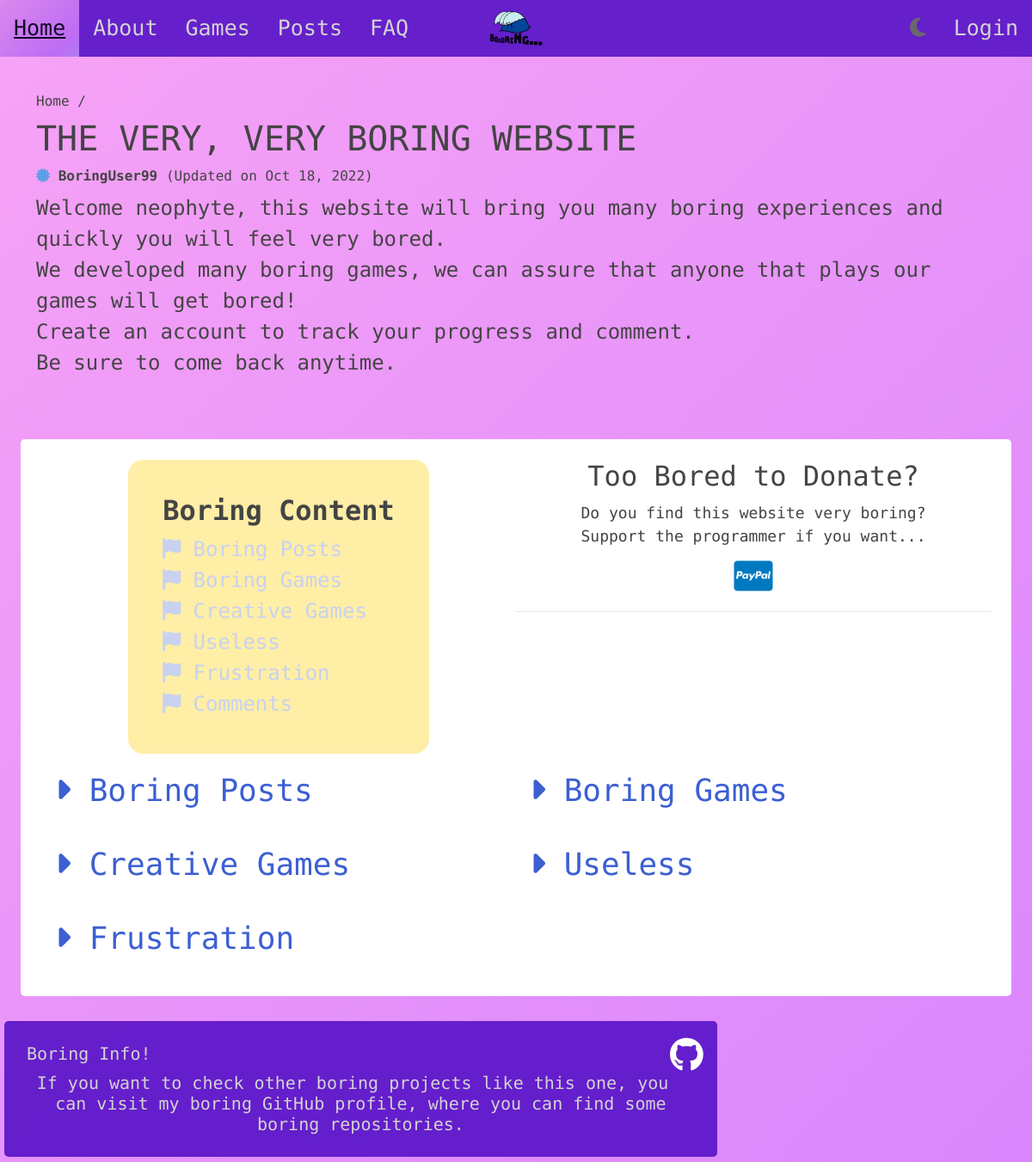
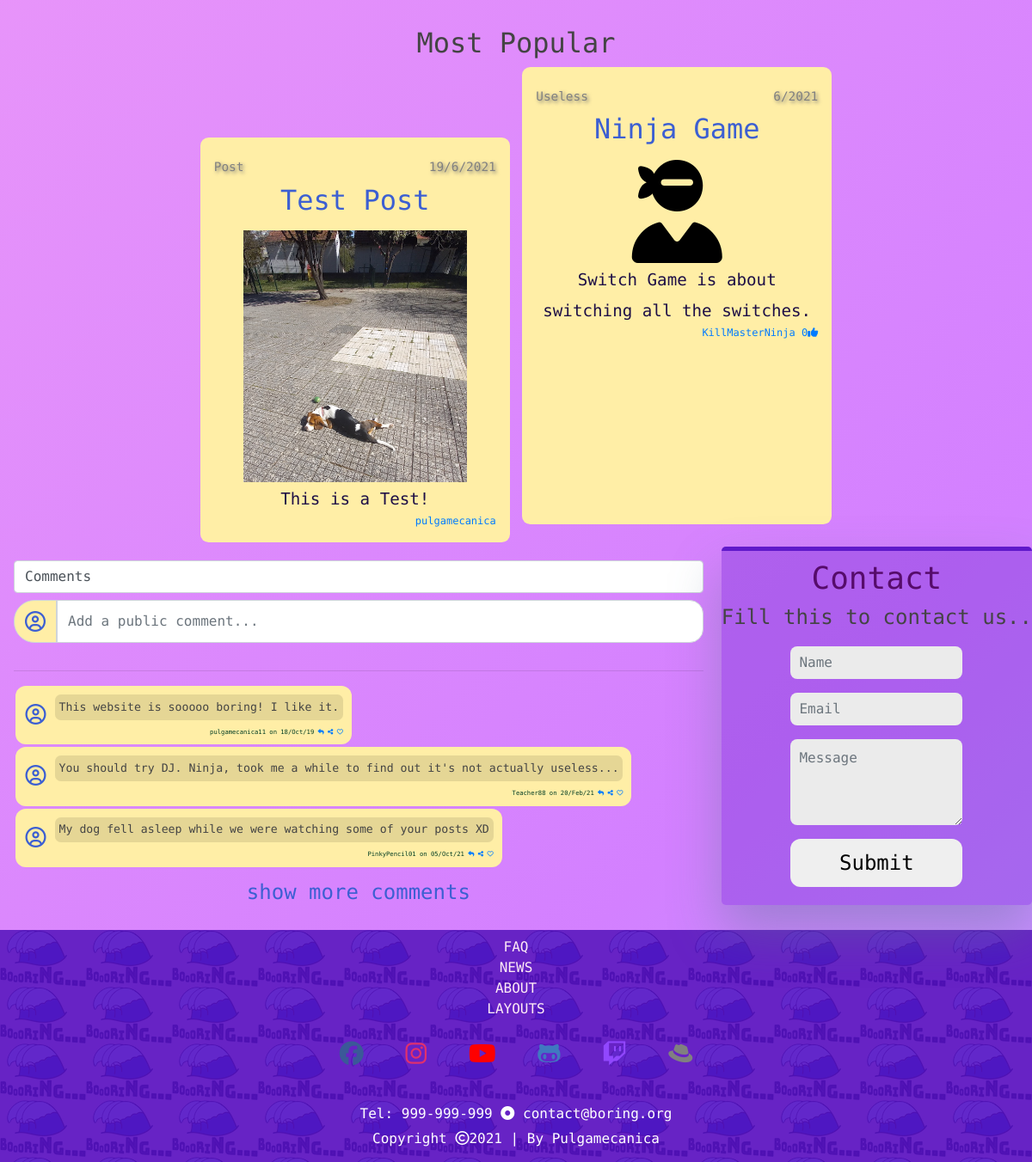
The page / on the database its author committed (2 pictures, top to bottom).
### boring/models.py (models this page shows, shortened)
class Post(models.Model):
    title = models.CharField(max_length = 30)
    description = models.TextField(max_length = 150)
    views = models.IntegerField(default = 0)
    likes = models.IntegerField(default = 0)
    active = models.BooleanField(default=False)
    created_at = models.DateTimeField(auto_now_add=True)
    short_description = models.CharField(max_length = 15, default='Details')
    user = models.ForeignKey(BoringUser, on_delete=models.CASCADE, related_name="posts")

class BoringUser(models.Model):
    user = models.OneToOneField(User, on_delete=models.CASCADE)
    boring_coins = models.IntegerField(default=100)
    boring_diamonds = models.IntegerField(default=10)
    bio = models.TextField(blank=True)
    level = models.IntegerField(default=0)

class Game(models.Model):
    class GameCategory(models.IntegerChoices):
        USELESS = 0
        CREATIVE = 1
        BORING = 2
        FRUSTRATION = 3
    name = models.CharField(max_length = 30)
    description = models.CharField(max_length = 150)
    iconClass1 = models.CharField(max_length = 5, blank=True, default='')
    iconClass2 = models.CharField(max_length = 15, blank=True, default='')
    function = models.CharField(max_length = 50, default='')
    hint_text = models.CharField(max_length = 200, blank=True, default='')
    points_per_win = models.IntegerField(default = 10)
    likes = models.IntegerField(default = 0)
    active = models.BooleanField(default=False)
    created_at = models.DateTimeField(auto_now_add=True)
    category = models.IntegerField(choices=GameCategory.choices, default=False)
    user = models.ForeignKey(BoringUser, on_delete=models.CASCADE, related_name="games")

### boring_website/views.py (the view)
# urls.py: path('', views.home_page_view, name='home'),
def home_page_view(request):
    recent_posts = [post for index, post in enumerate(Post.objects.all().filter(active=True)) if index < 2]
    game = None if len(Game.objects.all()) == 0 else Game.objects.all().order_by('likes')[0]
    post = None if len(Post.objects.all()) == 0 else Post.objects.all().order_by('likes')[0]
    context = {'post': post, 'game': game, 'posts': recent_posts, 'uselessGames': Game.objects.all().filter(category=0)[:2], 'creativeGames': Game.objects.all().filter(category=1)[:2], 'boringGames': Game.objects.all().filter(category=2)[:2], 'frustrationGames': Game.objects.all().filter(category=3)[:2]}
    return render(request, 'boring_website/home.html', context)

### boring_website/templates/boring_website/home.html (shortened to what this page needs)
{% extends 'boring_website/base.html' %}
{% block main %}
<div class="main-wrapper" id="home-active">
    <div class="box intro-box">
        <h6 class="breadcrums">Home / </h6>
        <h1 class="title">THE VERY, VERY BORING WEBSITE</h1>
        <h6><i class="fas fa-certificate"></i><b> BoringUser99</b> (Updated on Oct 18, 2022)</h6>
        <p>Welcome neophyte, this website will bring you many boring experiences and quickly you will feel very bored.<br>
        We developed many boring games, we can assure that anyone that plays our games will get bored!<br>
        Create an account to track your progress and comment.<br>
        Be sure to come back anytime.</p>
    </div>
    <div class="box content-wrapper">
        <div class="box contents-box">
            <div class="contents-container">
                <h2><b>Boring Content</b></h2>
                    <a onclick="collapse('boring-posts')" href="#boring-posts-anchor"><i class="fas fa-flag"></i> Boring Posts</a>
                    <a onclick="collapse('boring-games')" href="#boring-games-anchor"><i class="fas fa-flag"></i> Boring Games</a>
                    <a onclick="collapse('creative-games')" href="#creative-games-anchor"><i class="fas fa-flag"></i> Creative Games</a>
                    <a onclick="collapse('useless-box')" href="#useless-anchor"><i class="fas fa-flag"></i> Useless</a></li>
                    <a onclick="collapse('frustration')" type href="#frustration-anchor"><i class="fas fa-flag"></i> Frustration</a>
                    <a href="#comments-anchor"><i class="fas fa-flag"></i> Comments</a>
            </div>
        </div>
        <div class="box donation-box">
            <h2>Too Bored to Donate?</h2>
            <p>Do you find this website very boring?<br>Support the programmer if you want...</p>
            <h1><a href="https://streamlabs.com/pulgamecanica/tip"><i class="fab fa-cc-paypal"></i></a></h1>
            <hr>
        </div>
        <div class="box boring-posts-box" id="boring-posts-anchor">
		  	<button onclick="collapse('boring-posts')" type="button" class="collapsible collapsible-boring-posts"><i class="fas fa-caret-right"></i> Boring Posts</button>
        </div>
        <div class="box boring-games-box" id="boring-games-anchor">
		  	<button onclick="collapse('boring-games')" type="button" class="collapsible collapsible-boring-games"><i class="fas fa-caret-right"></i> Boring Games</button>
        </div>
        <div class="box creative-games-box" id="creative-games-anchor">
		  	<button onclick="collapse('creative-games')" type="button" class="collapsible collapsible-creative-games"><i class="fas fa-caret-right"></i> Creative Games</button>
        </div>
        <div class="box useless-box" id="useless-anchor">
		  	<button onclick="collapse('useless-box')" type="button" class="collapsible collapsible-useless-box"><i class="fas fa-caret-right"></i> Useless</button>
        </div>
        <div class="box frustration-box" id="frustration-anchor">
		  	<button onclick="collapse('frustration')" type="button" class="collapsible collapsible-frustration"><i class="fas fa-caret-right"></i> Frustration</button>
        </div>
    </div>
    <div class="box author-box">
        <h1><a href="#"><i class="fab fa-github"></i></a></h1>
        <span><h5>Boring Info!<h5><p>If you want to check other boring projects like this one, you can visit my boring GitHub profile, where you can find some boring repositories.</p></span>
	</div>
    <div class="box compilation-box">
        <div class="compilation-container">
            <h2>Most Popular</h2>
            {% if post is not None %}
                <a href="{% url 'boring_website:posts' %}">
                    <section class="compilation-post">
                        <header>Post<span class="element-date">{{ post.created_at.day }}/{{ post.created_at.month }}/{{ post.created_at.year }}</span></header>
                        <h2>{{ post.title }}</h2>
                        {% load static %}
                        <img src="{% static 'boring_website/images/doggoPost.png' %}" alt="dog beagle">
                        <content>
                            {{ post.description }}
                        </content>
                        <footer> {{ post.user.user.username }} </footer>
                    </section>
                </a>
            {% endif %}
            {% if game is not None %}
                <section class="compilation-game">
                    <div class="flip-card">
                        <div class="flip-card-inner">
                            <div class="flip-card-front">
                                <a href="{% url 'boring_website:games' %}">
                                    <header>Useless<span class="element-date">{{ game.created_at.month }}/{{ game.created_at.year }}</span></header>
                                    <h2>{{ game.name }}</h2>
                                    <i class="fas fa-user-ninja game-logo"></i>
                                    <content>
                                        {{ game.description }}
                                    </content>
                                    <footer>KillMasterNinja {{ game.likes }}<i class="fas fa-thumbs-up"></i> </footer>
                                </a>
                            </div>
                            <div class="flip-card-back">
                                <article>
                                    <figure>
                                        <div id="dj-ninja-game">
                                            <p id="ninja">{{ game.name }}</p>
                                            <i onclick="revealNinja()" class="fas fa-user-ninja fa-rotate-90"></i>
                                        </div>
                                        <figcaption>Can you find DJ. Ninja?</figcaption>
                                        <details>
                                        </details>
                                    </figure>
                                </article>
                            </div>
                        </div>
                    </div>
                </section>
            {% endif %}
        </div>
    </div>
    <div class="box comments-box" id="comments-anchor">
        <div class="comment-wrapper">
            <h2><label for="comment">Comments</label></h2>
            <form>
                <div class="comment-container">
                    <div class="input-group">
                        <span class="input-group-text user-icon"><i class="far fa-user-circle"></i></span>
                        <input type="text" name="comment" id="comment" placeholder="Add a public comment...">
                    </div>
                </div>
            </form>
            <hr>
            <div class="comments-container">
                <div class="user-comment-icon"><i class="far fa-user-circle"></i></div>
                <p>This website is sooooo boring! I like it.</p>
                <h6>pulgamecanica11 on 18/Oct/19 <a href=""><i class="fas fa-reply"></i></a> <a href=""><i class="fas fa-share-alt"></i></a> <a href=""><i class="far fa-heart"></i></a></h6>
            </div>
            <div class="comments-container">
                <div class="user-comment-icon"><i class="far fa-user-circle"></i></div>
                <p>You should try DJ. Ninja, took me a while to find out it's not actually useless...</p>
                <h6>Teacher88 on 20/Feb/21 <a href=""><i class="fas fa-reply"></i></a> <a href=""><i class="fas fa-share-alt"></i></a> <a href=""><i class="far fa-heart"></i></a></h6>
            </div>
            <div class="comments-container">
                <div class="user-comment-icon"><i class="far fa-user-circle"></i></div>
                <p>My dog fell asleep while we were watching some of your posts XD</p>
                <h6>PinkyPencil01 on 05/Oct/21 <a href=""><i class="fas fa-reply"></i></a> <a href=""><i class="fas fa-share-alt"></i></a> <a href=""><i class="far fa-heart"></i></a></h6>
            </div>
            <p style="color: #3c5fd2;">show more comments</p>
        </div>
    </div>
    <div class="box contact-box">
        <div class="wrapper">
        <form method="GET" name="ContactRequest">
            <div class="page-title">Contact</div>
            <div>Fill this to contact us..</div>
            <input type="text" class="name formEntry" placeholder="Name" />
            <input type="text" class="email formEntry" placeholder="Email"/>
            <textarea class="message formEntry" placeholder="Message"></textarea>
            <button class="submit formEntry" onclick="thanks()">Submit</button>
        </form>
        </div>
    </div>
</div>
{% endblock %}

### boring_website/static/boring_website/css/base.css (style rules this page uses)
html { scroll-behavior: smooth; }
body { margin: 0; background: linear-gradient(-45deg, #17eb76, #0be683, #4fe3b9, #8cd5ff, #d380ff, #f7a3f6); background-size: 400% 400%; animation: gradient 10s ease infinite; font-family: 'Nova Mono', monospace; }

### rows shown on the page
Post: created_at.day "19", created_at.month "6", created_at.year "2021", title "Test Post", description "This is a Test!", user.user.username "pulgamecanica"
Game: created_at.month "6", created_at.year "2021", name "Ninja Game", description "Switch Game is about switching all the switches.", likes "0"
